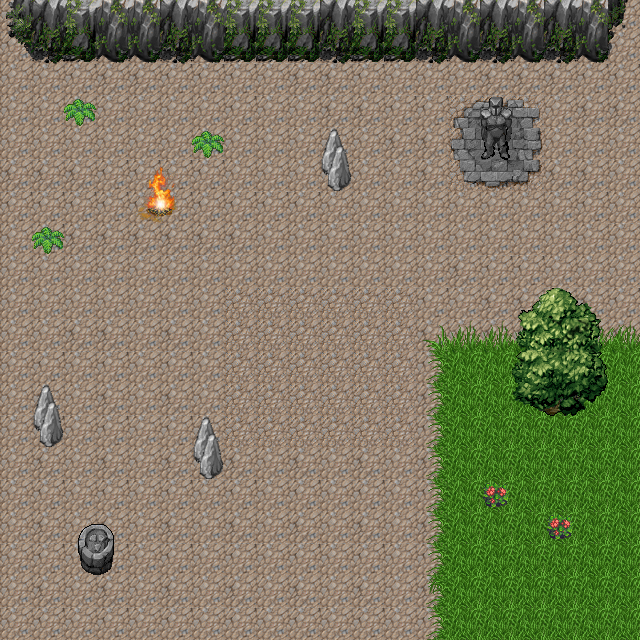

This game map was drawn from its Tiled (.tmx) file and the tilesets committed beside it. A one-line description and the trimmed map source follow:
An orthogonal 20x20 tile map with 32x32 px tiles, 5 tile layers (Tile Layer 2, Tile Layer 3, Tile Layer 2, rocks, ...) and 2 objects (2x healthkit).

<map version="1.2" tiledversion="1.2.0" orientation="orthogonal" renderorder="right-down" width="20" height="20" tilewidth="32" tileheight="32" infinite="0" nextlayerid="8" nextobjectid="5">
 <tileset firstgid="1" name="mountain_landscape" tilewidth="32" tileheight="32" tilecount="256" columns="16">
  <image source="mountain_landscape.png" width="512" height="512" />
 </tileset>
 <layer id="1" name="Tile Layer 2" width="20" height="20">
  <data>[400 cells, 400 non-empty, 4 distinct tile ids]</data>
 </layer>
 <layer id="2" name="Tile Layer 3" width="20" height="20">
  <data>[400 cells, 9 non-empty, 9 distinct tile ids]</data>
 </layer>
 <layer id="3" name="Tile Layer 2" width="20" height="20">
  <data>[400 cells, 107 non-empty, 23 distinct tile ids]</data>
 </layer>
 <layer id="4" name="rocks" width="20" height="20">
  <data>[400 cells, 36 non-empty, 3 distinct tile ids]</data>
 </layer>
 <layer id="5" name="trees" width="20" height="20">
  <data>[400 cells, 48 non-empty, 23 distinct tile ids]</data>
 </layer>
 <objectgroup id="6" name="health">
  <object id="1" name="healthkit" x="222" y="342">
   <point />
  </object>
  <object id="3" name="healthkit" x="395" y="272">
   <point />
  </object>
 </objectgroup>
 <objectgroup id="7" name="weapon" />
</map>
